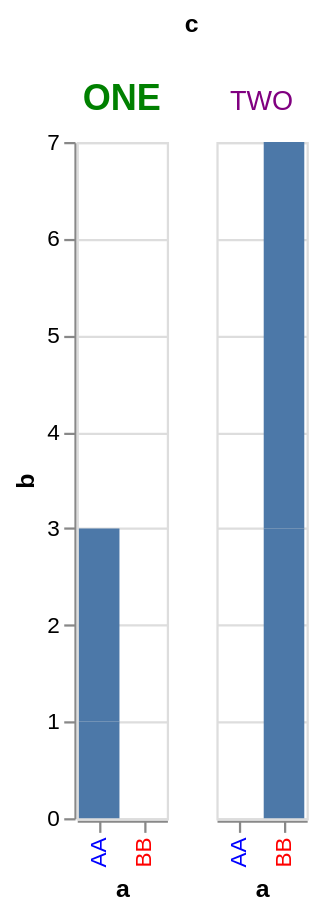

Vega-Lite specification stored for this chart:
### Vega specification from a JSON file in a GitHub repository (floating-point values rounded to 4 significant figures)
{"$schema": "https://vega.github.io/schema/vega/v6.json", "description": "Test conditional header labelColor and other label properties with datum.value expressions. This demonstrates that header signal expressions (labelColor, labelFontWeight, labelFontSize) work consistently with axis signal expressions.", "background": "white", "padding": 5, "data": [{"name": "source_0", "values": [{"a": "A", "b": 1, "c": "One"}, {"a": "A", "b": 2, "c": "One"}, {"a": "B", "b": 3, "c": "Two"}, {"a": "B", "b": 4, "c": "Two"}]}, {"name": "data_0", "source": "source_0", "transform": [{"type": "stack", "groupby": ["a", "c"], "field": "b", "sort": {"field": [], "order": []}, "as": ["b_start", "b_end"], "offset": "zero"}, {"type": "filter", "expr": "isValid(datum[\"b\"]) && isFinite(+datum[\"b\"])"}]}, {"name": "column_domain", "source": "data_0", "transform": [{"type": "aggregate", "groupby": ["c"]}]}], "signals": [{"name": "x_step", "value": 20}, {"name": "child_width", "update": "bandspace(domain('x').length, 0.1, 0.05) * x_step"}, {"name": "child_height", "value": 300}], "layout": {"padding": 20, "offset": {"columnTitle": 10}, "columns": {"signal": "length(data('column_domain'))"}, "bounds": "full", "align": "all"}, "marks": [{"name": "column-title", "type": "group", "role": "column-title", "title": {"text": "c", "style": "guide-title", "offset": 10}}, {"name": "row_header", "type": "group", "role": "row-header", "encode": {"update": {"height": {"signal": "child_height"}}}, "axes": [{"scale": "y", "orient": "left", "grid": false, "title": "b", "labelOverlap": true, "tickCount": {"signal": "ceil(child_height/40)"}, "zindex": 0}]}, {"name": "column_header", "type": "group", "role": "column-header", "from": {"data": "column_domain"}, "sort": {"field": "datum[\"c\"]", "order": "ascending"}, "title": {"text": {"signal": "parent[\"c\"] === \"One\" ? \"ONE\" : \"TWO\""}, "style": "guide-label", "frame": "group", "color": {"signal": "parent[\"c\"] === \"One\" ? \"green\" : \"purple\""}, "fontSize": {"signal": "parent[\"c\"] === \"One\" ? 16 : 12"}, "fontWeight": {"signal": "parent[\"c\"] === \"One\" ? \"bold\" : \"normal\""}, "offset": 10}, "encode": {"update": {"width": {"signal": "child_width"}}}}, {"name": "column_footer", "type": "group", "role": "column-footer", "from": {"data": "column_domain"}, "sort": {"field": "datum[\"c\"]", "order": "ascending"}, "encode": {"update": {"width": {"signal": "child_width"}}}, "axes": [{"scale": "x", "orient": "bottom", "grid": false, "title": "a", "labelAlign": "right", "labelAngle": 270, "labelBaseline": "middle", "encode": {"labels": {"update": {"fill": {"signal": "datum.value === \"A\" ? \"blue\" : \"red\""}, "text": {"signal": "datum.value === \"A\" ? \"AA\" : \"BB\""}}}}, "zindex": 0}]}, {"name": "cell", "type": "group", "style": "cell", "from": {"facet": {"name": "facet", "data": "data_0", "groupby": ["c"]}}, "sort": {"field": ["datum[\"c\"]"], "order": ["ascending"]}, "encode": {"update": {"width": {"signal": "child_width"}, "height": {"signal": "child_height"}}}, "marks": [{"name": "child_marks", "type": "rect", "style": ["bar"], "from": {"data": "facet"}, "encode": {"update": {"fill": {"value": "#4c78a8"}, "ariaRoleDescription": {"value": "bar"}, "description": {"signal": "\"a: \" + (isValid(datum[\"a\"]) ? isArray(datum[\"a\"]) ? join(datum[\"a\"], ' ') : datum[\"a\"] : \"\"+datum[\"a\"]) + \"; b: \" + (format(datum[\"b\"], \"\"))"}, "x": {"scale": "x", "field": "a"}, "width": {"signal": "max(0.25, bandwidth('x'))"}, "y": {"scale": "y", "field": "b_end"}, "y2": {"scale": "y", "field": "b_start"}}}}], "axes": [{"scale": "y", "orient": "left", "gridScale": "x", "grid": true, "tickCount": {"signal": "ceil(child_height/40)"}, "domain": false, "labels": false, "aria": false, "maxExtent": 0, "minExtent": 0, "ticks": false, "zindex": 0}]}], "scales": [{"name": "x", "type": "band", "domain": {"data": "data_0", "field": "a", "sort": true}, "range": {"step": {"signal": "x_step"}}, "paddingInner": 0.1, "paddingOuter": 0.05}, {"name": "y", "type": "linear", "domain": {"data": "data_0", "fields": ["b_start", "b_end"]}, "range": [{"signal": "child_height"}, 0], "nice": true, "zero": true}]}
